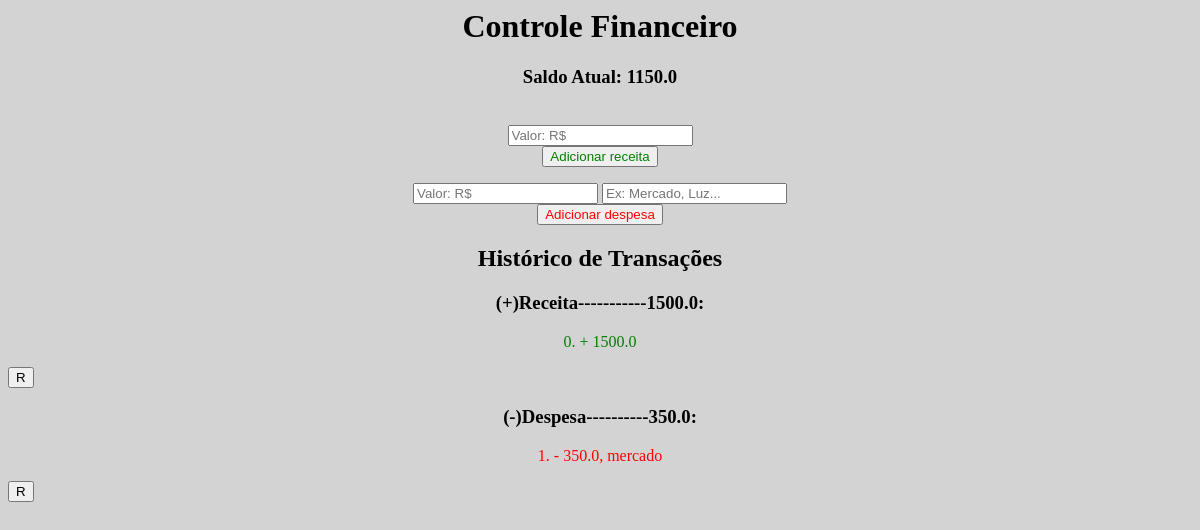
Before: / with the older database file.
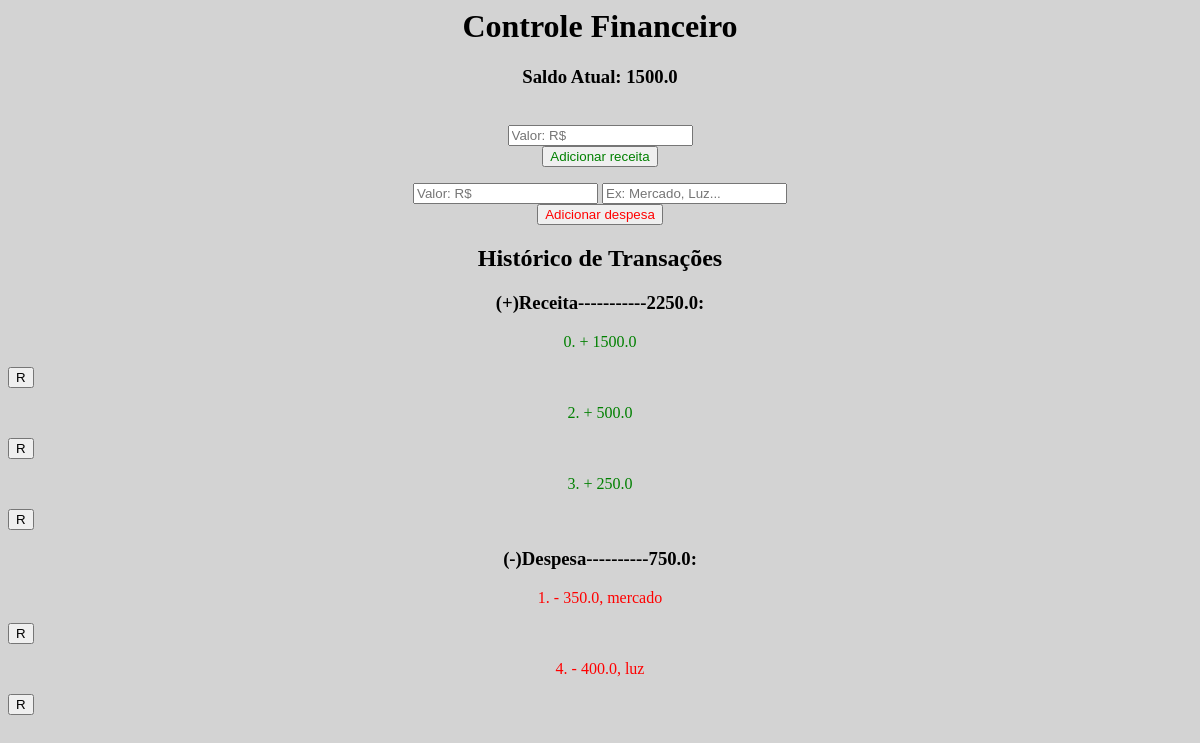
After: the same page with the newer database file.
### tables this page shows
CREATE TABLE transacoes(id INTEGER PRIMARY KEY AUTOINCREMENT,tipo TEXT,valor REAL,descricao TEXT);

### app.py (the view)
@app.route("/")
def home():
    transacoes = lerTransacoesSQL()
    saldo = 0
    despesas =0
    receitas =0
    for t in transacoes:
        if t['tipo']== "receita":
            saldo+=t['valor']
            receitas+=t['valor']
        if t['tipo']== "despesa":
            saldo-=t['valor']
            despesas+=t['valor']
    return render_template("index.html", transacoes=transacoes, saldo=saldo, receitas=receitas, despesas=despesas)

### app.py (called while the page is built)
def lerTransacoesSQL():
    conexao=sqlite3.connect("financeiro.db")
    conexao.row_factory = sqlite3.Row
    cursor = conexao.cursor()
    cursor.execute("SELECT * FROM transacoes")
    trans = cursor.fetchall()
    conexao.close()
    return trans

### templates/index.html (shortened to what this page needs)
<body style="background-color:lightgray">
    <header>
        <h1 style="text-align: center;">Controle Financeiro</h1>
    </header>
    <div>
        <h3 style="text-align: center;">Saldo Atual: {{ saldo }}</h3>
        <br>
        <form method="post" action="/adicionar_receita" style="text-align:center">
            <input name="valor" type="number" required placeholder ="Valor: R$">
            <input type="submit" style="color: green; text-align: center; display: block; margin: 0 auto" value = "Adicionar receita"/>
        </form>
        <form method="post" action="/adicionar_despesa" style="text-align:center">
            <input name="valor" type="number" required placeholder="Valor: R$">
            <input name="descricao" type="text" required placeholder="Ex: Mercado, Luz...">
            <input type="submit" style="color: red; text-align: center; display: block; margin: 0 auto" value ="Adicionar despesa"/>
        </form>
    </div>
    <div>
        <h2 style="text-align: center;">Histórico de Transações</h2>
        <h3 style="text-align:center">(+)Receita-----------{{ receitas }}:</h3>
        {% for t in transacoes %}
            {% if t.tipo == "receita" %}
                <div>
                    <p style="color: green; text-align: center;">{{ loop.index0 }}. + {{ t.valor }}</p>
                    <form method="post" action="/remover" style="display:inline;">
                        <input type="submit" value="R">
                    </form>
                </div>
            {% endif %}
        {% endfor %}
        <h3 style="text-align:center">(-)Despesa----------{{ despesas }}:</h3>
        {% for t in transacoes %}
            {% if t.tipo == "despesa" %}
                <div>
                    <p style="color: red; text-align:center;">{{ loop.index0 }}. - {{ t.valor }}, {{t.descricao}}</p>
                    <form method="post" action="/remover" style="display:inline;">
                        <input type="submit" value="R">
                    </form>
                </div>
            {% endif %}
        {% endfor %}
    </div>
</body>

Changed rows visible on the page:
added transacoes: valor "500.0", shown under "(+)Receita-----------2250.0:"
added transacoes: valor "250.0", shown under "(+)Receita-----------2250.0:"
added transacoes: valor "400.0", descricao "luz", shown under "(-)Despesa----------750.0:"
Other visible differences:
{{ saldo }}: "1150.0" → "1500.0"
{{ receitas }}: "1500.0" → "2250.0"
{{ despesas }}: "350.0" → "750.0"
